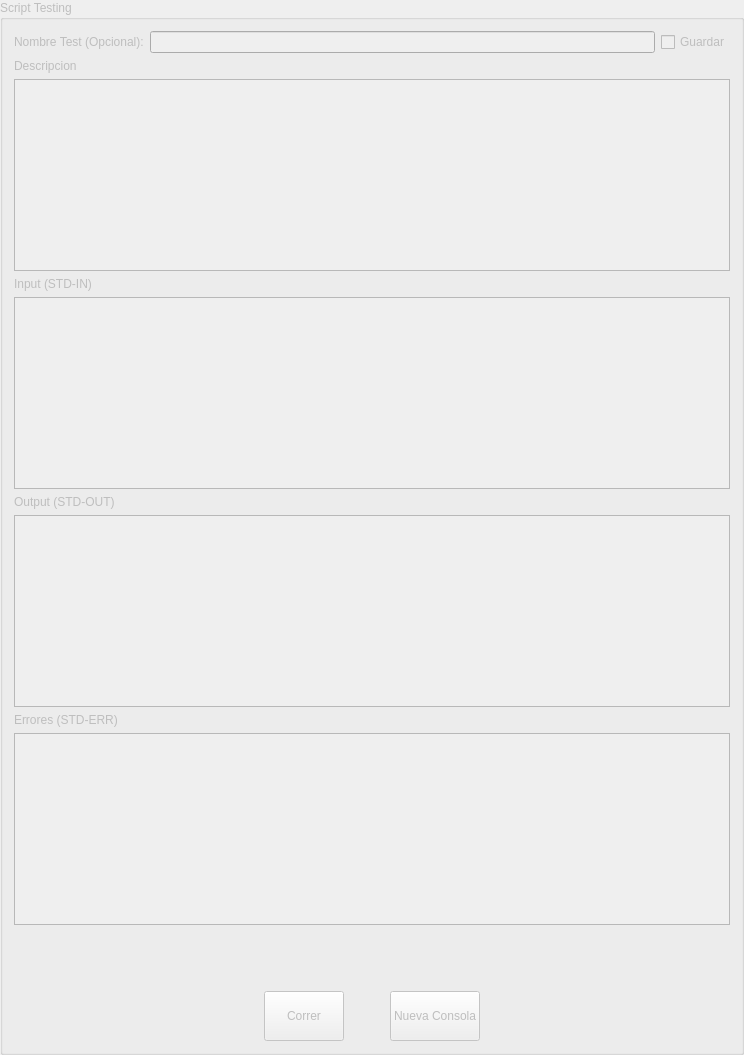
                    <widget class="QGroupBox" name="scriptTestingGroup">
                        <property name="enabled">
                            <bool>false</bool>
                        </property>
                        <property name="sizePolicy">
                            <sizepolicy hsizetype="Preferred" vsizetype="Preferred">
                                <horstretch>0</horstretch>
                                <verstretch>0</verstretch>
                            </sizepolicy>
                        </property>
                        <property name="mouseTracking">
                            <bool>false</bool>
                        </property>
                        <property name="contextMenuPolicy">
                            <enum>Qt::NoContextMenu</enum>
                        </property>
                        <property name="layoutDirection">
                            <enum>Qt::LeftToRight</enum>
                        </property>
                        <property name="locale">
                            <locale language="Spanish" country="Chile"/>
                        </property>
                        <property name="title">
                            <string>Script Testing</string>
                        </property>
                        <layout class="QGridLayout" name="gridLayout_12" rowstretch="0,0,0,0,0,0,0,0,0,0,0">
                            <item row="10" column="0">
                                <layout class="QHBoxLayout" name="scripTestungRunLayout" stretch="11,11,0,0,0">
                                    <item>
                                        <spacer name="scriptTesttingRunHSpacer">
                                            <property name="orientation">
                                                <enum>Qt::Horizontal</enum>
                                            </property>
                                            <property name="sizeHint" stdset="0">
                                                <size>
                                                    <width>250</width>
                                                    <height>50</height>
                                                </size>
                                            </property>
                                        </spacer>
                                    </item>
                                    <item>
                                        <widget class="QPushButton" name="scriptTestingRunBtn">
                                            <property name="sizePolicy">
                                                <sizepolicy hsizetype="Fixed" vsizetype="Expanding">
                                                    <horstretch>0</horstretch>
                                                    <verstretch>0</verstretch>
                                                </sizepolicy>
                                            </property>
                                            <property name="text">
                                                <string>Correr</string>
                                            </property>
                                        </widget>
                                    </item>
                                    <item>
                                        <spacer name="horizontalSpacer">
                                            <property name="orientation">
                                                <enum>Qt::Horizontal</enum>
                                            </property>
                                            <property name="sizeHint" stdset="0">
                                                <size>
                                                    <width>40</width>
                                                    <height>50</height>
                                                </size>
                                            </property>
                                        </spacer>
                                    </item>
                                    <item>
                                        <widget class="QPushButton" name="scriptTestingRunBtn_2">
                                            <property name="sizePolicy">
                                                <sizepolicy hsizetype="Fixed" vsizetype="Expanding">
                                                    <horstretch>0</horstretch>
                                                    <verstretch>0</verstretch>
                                                </sizepolicy>
                                            </property>
                                            <property name="text">
                                                <string>Nueva Consola</string>
                                            </property>
                                        </widget>
                                    </item>
                                    <item>
                                        <spacer name="scriptTesttingRunHSpacer2">
                                            <property name="orientation">
                                                <enum>Qt::Horizontal</enum>
                                            </property>
                                            <property name="sizeHint" stdset="0">
                                                <size>
                                                    <width>250</width>
                                                    <height>50</height>
                                                </size>
                                            </property>
                                        </spacer>
                                    </item>
                                </layout>
                            </item>
                            <item row="8" column="0">
                                <widget class="QPlainTextEdit" name="scriptTestingStderrTEdit">
                                    <property name="sizePolicy">
                                        <sizepolicy hsizetype="Expanding" vsizetype="Expanding">
                                            <horstretch>0</horstretch>
                                            <verstretch>0</verstretch>
                                        </sizepolicy>
                                    </property>
                                    <property name="readOnly">
                                        <bool>true</bool>
                                    </property>
                                </widget>
                            </item>
                            <item row="3" column="0">
                                <widget class="QLabel" name="scriptTestingStdinLabel">
                                    <property name="text">
                                        <string>Input (STD-IN)</string>
                                    </property>
                                </widget>
                            </item>
                            <item row="6" column="0">
                                <widget class="QPlainTextEdit" name="scriptTestingStdoutTEdit">
                                    <property name="readOnly">
                                        <bool>true</bool>
                                    </property>
                                </widget>
                            </item>
                            <item row="7" column="0">
                                <widget class="QLabel" name="scriptTestingStderrLabel">
                                    <property name="text">
                                        <string>Errores (STD-ERR)</string>
                                    </property>
                                </widget>
                            </item>
                            <item row="9" column="0">
                                <spacer name="verticalSpacer">
                                    <property name="orientation">
                                        <enum>Qt::Vertical</enum>
                                    </property>
                                    <property name="sizeHint" stdset="0">
                                        <size>
                                            <width>20</width>
                                            <height>60</height>
                                        </size>
                                    </property>
                                </spacer>
                            </item>
                            <item row="5" column="0">
                                <widget class="QLabel" name="scriptTestingStdoutLabel">
                                    <property name="text">
                                        <string>Output (STD-OUT)</string>
                                    </property>
                                </widget>
                            </item>
                            <item row="1" column="0">
                                <widget class="QLabel" name="scriptTestingDescLabel">
                                    <property name="text">
                                        <string>Descripcion</string>
                                    </property>
                                </widget>
                            </item>
                            <item row="2" column="0">
                                <widget class="QPlainTextEdit" name="scriptTestingDescTedit"/>
                            </item>
                            <item row="0" column="0">
                                <layout class="QHBoxLayout" name="scriptTestingNameLayout">
                                    <item>
                                        <widget class="QLabel" name="scriptTestingNameLabel">
                                            <property name="text">
                                                <string>Nombre Test (Opcional):</string>
                                            </property>
                                        </widget>
                                    </item>
                                    <item>
                                        <widget class="QLineEdit" name="scriptTestingName"/>
                                    </item>
                                    <item>
                                        <widget class="QCheckBox" name="scriptTestingSaveBox">
                                            <property name="text">
                                                <string>Guardar</string>
                                            </property>
                                        </widget>
                                    </item>
                                </layout>
                            </item>
                            <item row="4" column="0">
                                <widget class="QPlainTextEdit" name="scriptTestingStdinTEdit"/>
                            </item>
                        </layout>
                    </widget>
